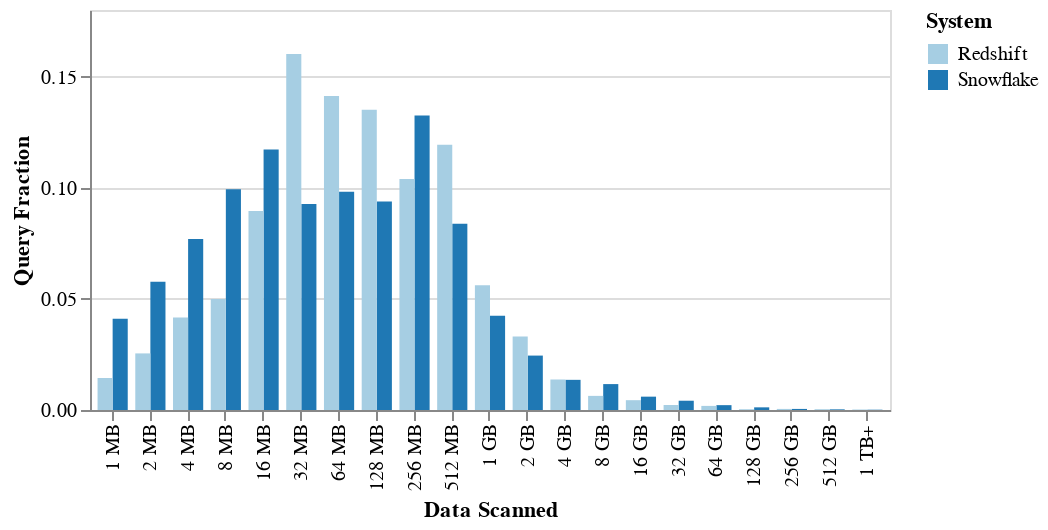

The notebook cell saved with this chart:
### Code cell
combined_scanned = duckdb.query(
"""
with combined as (
    select 'Snowflake' as warehouse, * from sf_scanned
    union all
    select 'Redshift' as warehouse, * from rs_scanned
)
select 
    * exclude (mb_scanned), 
    least(mb_scanned, 2**20) as mb_scanned,
    case when mb_scanned < 1024 then format('{:d} MB', mb_scanned::int)
        when mb_scanned < 1024*1024 then format('{:d} GB', (mb_scanned/1024)::int)
        else '1 TB+' end as label
from combined
"""
).df()
labels = {2**i: f"{2**i} MB" for i in range(0, 10)} | {2**i: f"{2**(i-10)} GB" for i in range(10,20)} | {2**20: f"1 TB+"}

alt.Chart(combined_scanned).mark_bar().encode(
    color=alt.Color('warehouse').scale(scheme='paired').title('System'),
    xOffset='warehouse',
    x=alt.X('mb_scanned:O').title('Data Scanned').axis(labelExpr='datum.value < 1024 ? datum.value + " MB" : datum.value < 1024*1024 ? datum.value/1024 + " GB" : "1 TB+"'), 
    y=alt.Y('p:Q').title('Query Fraction')
).properties(
    width=400,
    height=200,
)

### Figure 1 — Vega-Lite specification as saved in the notebook (floating-point values rounded to 4 significant figures)
{"config": {"view": {"continuousWidth": 300, "continuousHeight": 300}}, "data": {"name": "data-71353c2d8b36d485f76145748e76454f"}, "mark": {"type": "bar"}, "encoding": {"color": {"field": "warehouse", "scale": {"scheme": "paired"}, "title": "System", "type": "nominal"}, "x": {"axis": {"labelExpr": "datum.value < 1024 ? datum.value + \" MB\" : datum.value < 1024*1024 ? datum.value/1024 + \" GB\" : \"1 TB+\""}, "field": "mb_scanned", "title": "Data Scanned", "type": "ordinal"}, "xOffset": {"field": "warehouse", "type": "nominal"}, "y": {"field": "p", "title": "Query Fraction", "type": "quantitative"}}, "height": 200, "width": 400, "$schema": "https://vega.github.io/schema/vega-lite/v5.17.0.json", "datasets": {"data-71353c2d8b36d485f76145748e76454f": [{"warehouse": "Snowflake", "log_mb_scanned": 0.0, "count": 704823, "p": 0.04101, "mb_scanned": 1.0, "label": "1 MB"}, {"warehouse": "Snowflake", "log_mb_scanned": 1.0, "count": 991426, "p": 0.05769, "mb_scanned": 2.0, "label": "2 MB"}, {"warehouse": "Snowflake", "log_mb_scanned": 2.0, "count": 1321491, "p": 0.0769, "mb_scanned": 4.0, "label": "4 MB"}, {"warehouse": "Snowflake", "log_mb_scanned": 3.0, "count": 1706930, "p": 0.09933, "mb_scanned": 8.0, "label": "8 MB"}, {"warehouse": "Snowflake", "log_mb_scanned": 4.0, "count": 2015200, "p": 0.1173, "mb_scanned": 16.0, "label": "16 MB"}, {"warehouse": "Snowflake", "log_mb_scanned": 5.0, "count": 1593707, "p": 0.09274, "mb_scanned": 32.0, "label": "32 MB"}, {"warehouse": "Snowflake", "log_mb_scanned": 6.0, "count": 1687045, "p": 0.09817, "mb_scanned": 64.0, "label": "64 MB"}, {"warehouse": "Snowflake", "log_mb_scanned": 7.0, "count": 1612994, "p": 0.09386, "mb_scanned": 128.0, "label": "128 MB"}, {"warehouse": "Snowflake", "log_mb_scanned": 8.0, "count": 2278338, "p": 0.1326, "mb_scanned": 256.0, "label": "256 MB"}, {"warehouse": "Snowflake", "log_mb_scanned": 9.0, "count": 1440453, "p": 0.08382, "mb_scanned": 512.0, "label": "512 MB"}, {"warehouse": "Snowflake", "log_mb_scanned": 10.0, "count": 729068, "p": 0.04243, "mb_scanned": 1024.0, "label": "1 GB"}, {"warehouse": "Snowflake", "log_mb_scanned": 11.0, "count": 420833, "p": 0.02449, "mb_scanned": 2048.0, "label": "2 GB"}, {"warehouse": "Snowflake", "log_mb_scanned": 12.0, "count": 233228, "p": 0.01357, "mb_scanned": 4096.0, "label": "4 GB"}, {"warehouse": "Snowflake", "log_mb_scanned": 13.0, "count": 200350, "p": 0.01166, "mb_scanned": 8192.0, "label": "8 GB"}, {"warehouse": "Snowflake", "log_mb_scanned": 14.0, "count": 103173, "p": 0.006004, "mb_scanned": 16380.0, "label": "16 GB"}, {"warehouse": "Snowflake", "log_mb_scanned": 15.0, "count": 71722, "p": 0.004174, "mb_scanned": 32770.0, "label": "32 GB"}, {"warehouse": "Snowflake", "log_mb_scanned": 16.0, "count": 37511, "p": 0.002183, "mb_scanned": 65540.0, "label": "64 GB"}, {"warehouse": "Snowflake", "log_mb_scanned": 17.0, "count": 20538, "p": 0.001195, "mb_scanned": 131100.0, "label": "128 GB"}, {"warehouse": "Snowflake", "log_mb_scanned": 18.0, "count": 8291, "p": 0.0004825, "mb_scanned": 262100.0, "label": "256 GB"}, {"warehouse": "Snowflake", "log_mb_scanned": 19.0, "count": 4977, "p": 0.0002896, "mb_scanned": 524300.0, "label": "512 GB"}, {"warehouse": "Snowflake", "log_mb_scanned": 20.0, "count": 1789, "p": 0.0001041, "mb_scanned": 1049000.0, "label": "1 TB+"}, {"warehouse": "Snowflake", "log_mb_scanned": 21.0, "count": 706, "p": 4.108e-05, "mb_scanned": 1049000.0, "label": "1 TB+"}, {"warehouse": "Snowflake", "log_mb_scanned": 22.0, "count": 103, "p": 5.994e-06, "mb_scanned": 1049000.0, "label": "1 TB+"}, {"warehouse": "Snowflake", "log_mb_scanned": 23.0, "count": 65, "p": 3.782e-06, "mb_scanned": 1049000.0, "label": "1 TB+"}, {"warehouse": "Snowflake", "log_mb_scanned": 24.0, "count": 21, "p": 1.222e-06, "mb_scanned": 1049000.0, "label": "1 TB+"}, {"warehouse": "Snowflake", "log_mb_scanned": 25.0, "count": 5, "p": 2.91e-07, "mb_scanned": 1049000.0, "label": "1 TB+"}, {"warehouse": "Snowflake", "log_mb_scanned": 26.0, "count": 1, "p": 5.819e-08, "mb_scanned": 1049000.0, "label": "1 TB+"}, {"warehouse": "Redshift", "log_mb_scanned": 0.0, "count": 911749, "p": 0.01441, "mb_scanned": 1.0, "label": "1 MB"}, {"warehouse": "Redshift", "log_mb_scanned": 1.0, "count": 1611603, "p": 0.02547, "mb_scanned": 2.0, "label": "2 MB"}, {"warehouse": "Redshift", "log_mb_scanned": 2.0, "count": 2630750, "p": 0.04158, "mb_scanned": 4.0, "label": "4 MB"}, {"warehouse": "Redshift", "log_mb_scanned": 3.0, "count": 3158503, "p": 0.04992, "mb_scanned": 8.0, "label": "8 MB"}, {"warehouse": "Redshift", "log_mb_scanned": 4.0, "count": 5664773, "p": 0.08952, "mb_scanned": 16.0, "label": "16 MB"}, {"warehouse": "Redshift", "log_mb_scanned": 5.0, "count": 10134525, "p": 0.1602, "mb_scanned": 32.0, "label": "32 MB"}, {"warehouse": "Redshift", "log_mb_scanned": 6.0, "count": 8941911, "p": 0.1413, "mb_scanned": 64.0, "label": "64 MB"}, {"warehouse": "Redshift", "log_mb_scanned": 7.0, "count": 8548584, "p": 0.1351, "mb_scanned": 128.0, "label": "128 MB"}, {"warehouse": "Redshift", "log_mb_scanned": 8.0, "count": 6576295, "p": 0.1039, "mb_scanned": 256.0, "label": "256 MB"}, {"warehouse": "Redshift", "log_mb_scanned": 9.0, "count": 7552248, "p": 0.1194, "mb_scanned": 512.0, "label": "512 MB"}, {"warehouse": "Redshift", "log_mb_scanned": 10.0, "count": 3554832, "p": 0.05618, "mb_scanned": 1024.0, "label": "1 GB"}, {"warehouse": "Redshift", "log_mb_scanned": 11.0, "count": 2089861, "p": 0.03303, "mb_scanned": 2048.0, "label": "2 GB"}, {"warehouse": "Redshift", "log_mb_scanned": 12.0, "count": 868671, "p": 0.01373, "mb_scanned": 4096.0, "label": "4 GB"}, {"warehouse": "Redshift", "log_mb_scanned": 13.0, "count": 402218, "p": 0.006357, "mb_scanned": 8192.0, "label": "8 GB"}, {"warehouse": "Redshift", "log_mb_scanned": 14.0, "count": 279503, "p": 0.004417, "mb_scanned": 16380.0, "label": "16 GB"}, {"warehouse": "Redshift", "log_mb_scanned": 15.0, "count": 142051, "p": 0.002245, "mb_scanned": 32770.0, "label": "32 GB"}, {"warehouse": "Redshift", "log_mb_scanned": 16.0, "count": 116852, "p": 0.001847, "mb_scanned": 65540.0, "label": "64 GB"}, {"warehouse": "Redshift", "log_mb_scanned": 17.0, "count": 21600, "p": 0.0003414, "mb_scanned": 131100.0, "label": "128 GB"}, {"warehouse": "Redshift", "log_mb_scanned": 18.0, "count": 30744, "p": 0.0004859, "mb_scanned": 262100.0, "label": "256 GB"}, {"warehouse": "Redshift", "log_mb_scanned": 19.0, "count": 22701, "p": 0.0003588, "mb_scanned": 524300.0, "label": "512 GB"}, {"warehouse": "Redshift", "log_mb_scanned": 20.0, "count": 12417, "p": 0.0001962, "mb_scanned": 1049000.0, "label": "1 TB+"}, {"warehouse": "Redshift", "log_mb_scanned": 21.0, "count": 2055, "p": 3.248e-05, "mb_scanned": 1049000.0, "label": "1 TB+"}, {"warehouse": "Redshift", "log_mb_scanned": 22.0, "count": 1155, "p": 1.825e-05, "mb_scanned": 1049000.0, "label": "1 TB+"}, {"warehouse": "Redshift", "log_mb_scanned": 23.0, "count": 367, "p": 5.8e-06, "mb_scanned": 1049000.0, "label": "1 TB+"}, {"warehouse": "Redshift", "log_mb_scanned": 24.0, "count": 63, "p": 9.956e-07, "mb_scanned": 1049000.0, "label": "1 TB+"}, {"warehouse": "Redshift", "log_mb_scanned": 25.0, "count": 6, "p": 9.482e-08, "mb_scanned": 1049000.0, "label": "1 TB+"}, {"warehouse": "Redshift", "log_mb_scanned": 27.0, "count": 1, "p": 1.58e-08, "mb_scanned": 1049000.0, "label": "1 TB+"}]}}
